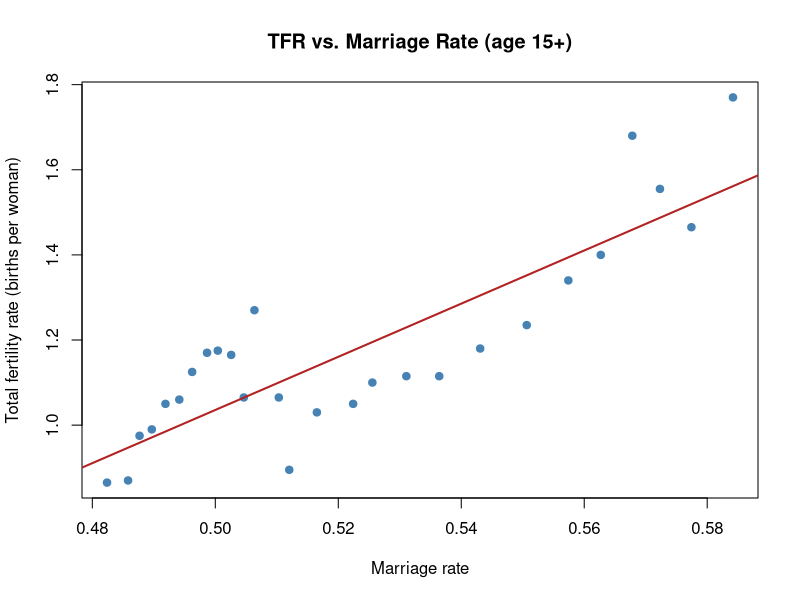
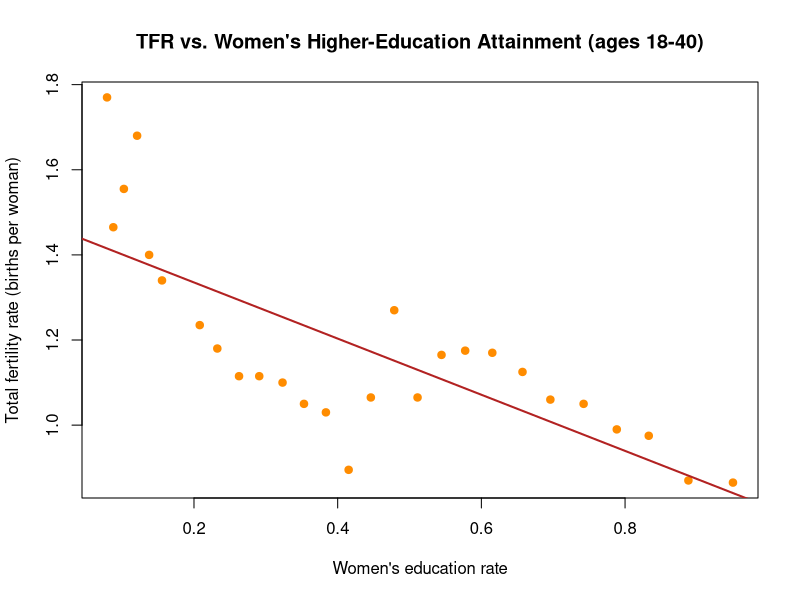
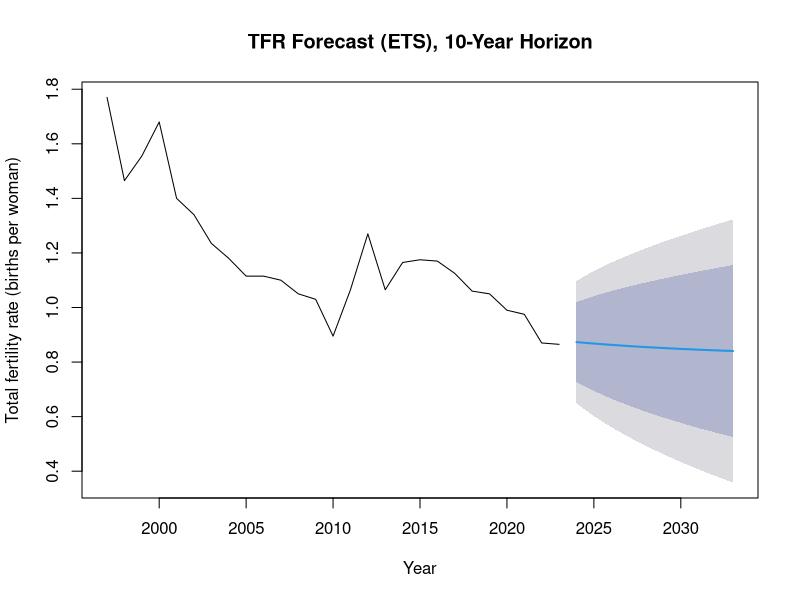
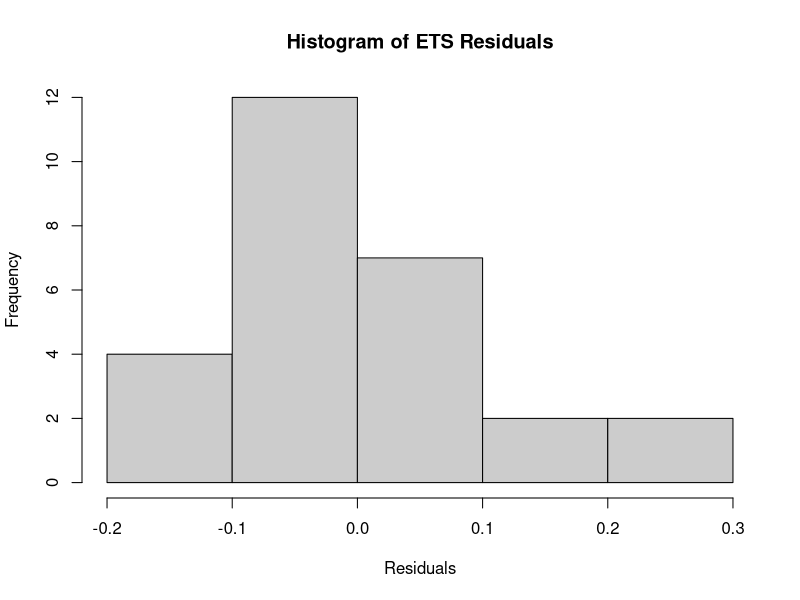
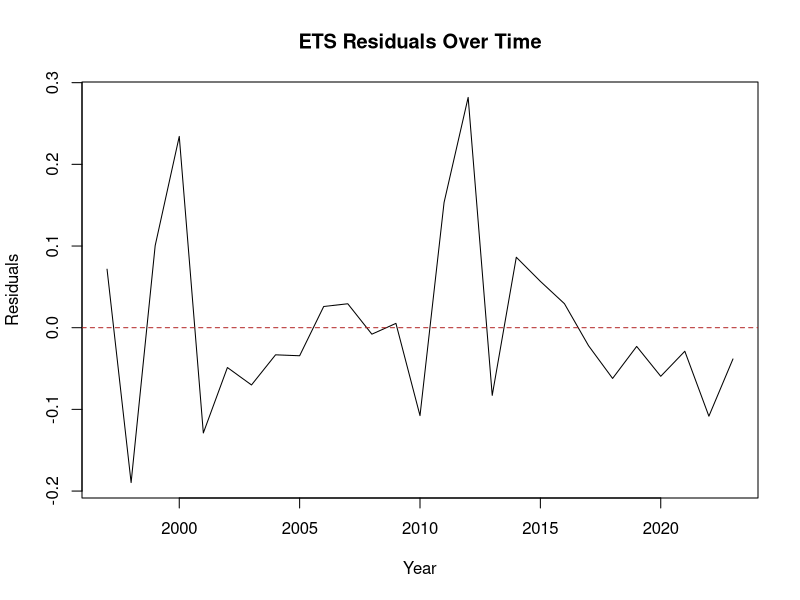

Recreate these plots in R, in order.
# ===============================
# Taiwan Fertility Rate Forecasting
# Correlation/regression analysis of marriage rate & women's education on TFR,
# plus ETS time-series forecasting of future fertility rates
# ===============================
#
# Run from the project root, e.g.:
#   Rscript analysis/taiwan_fertility_analysis.R
#
# Reads:  data/taiwan_fertility_data.csv
# Writes: outputs/*.png

# --------- 0) Setup ---------
pkg_needed <- c("forecast", "tseries")
pkg_to_install <- pkg_needed[!(pkg_needed %in% installed.packages()[,"Package"])]
if (length(pkg_to_install) > 0) install.packages(pkg_to_install, dependencies = TRUE)

library(forecast)
library(tseries)

dir.create("outputs", showWarnings = FALSE)

# --------- 1) Load Data ---------
df <- read.csv("data/taiwan_fertility_data.csv", stringsAsFactors = FALSE)
names(df) <- c("year", "marriage_rate", "edu_rate", "childbearing_age_share", "tfr")

cat("Rows x Cols:", nrow(df), "x", ncol(df), "\n")
cat("Years covered:", min(df$year), "-", max(df$year), "\n\n")

# --------- 2) Correlation & Multicollinearity Check ---------
# marriage_rate and edu_rate are both strongly related to the passage of time
# in Taiwan over this period, so a multiple regression of tfr on both together
# is unstable (multicollinearity). We check this first, then isolate each
# predictor in its own simple linear regression instead.
corr_vars <- df[, c("marriage_rate", "edu_rate", "tfr")]
corr_mat <- cor(corr_vars)
cat("== Correlation matrix ==\n")
print(round(corr_mat, 4))

r_squared_pairs <- corr_mat^2
cat("\n== Pairwise R-squared (correlation^2) ==\n")
print(round(r_squared_pairs, 4))
cat(sprintf("\nmarriage_rate vs edu_rate share R-squared of %.3f -> multicollinearity if modeled together.\n\n",
            r_squared_pairs["marriage_rate", "edu_rate"]))

# --------- 3) Simple Linear Regressions (isolated predictors) ---------
model_marriage <- lm(tfr ~ marriage_rate, data = df)
model_edu <- lm(tfr ~ edu_rate, data = df)

cat("== TFR ~ marriage_rate ==\n")
print(summary(model_marriage))

cat("\n== TFR ~ edu_rate ==\n")
print(summary(model_edu))

# EDA plot: TFR vs each predictor
png("outputs/plot_tfr_vs_marriage_rate.png", width = 900, height = 600)
plot(df$marriage_rate, df$tfr,
     main = "TFR vs. Marriage Rate (age 15+)",
     xlab = "Marriage rate", ylab = "Total fertility rate (births per woman)",
     pch = 19, col = "steelblue")
abline(model_marriage, col = "firebrick", lwd = 2)
dev.off()

png("outputs/plot_tfr_vs_edu_rate.png", width = 900, height = 600)
plot(df$edu_rate, df$tfr,
     main = "TFR vs. Women's Higher-Education Attainment (ages 18-40)",
     xlab = "Women's education rate", ylab = "Total fertility rate (births per woman)",
     pch = 19, col = "darkorange")
abline(model_edu, col = "firebrick", lwd = 2)
dev.off()

# --------- 4) Time Series Forecasting (Exponential Smoothing) ---------
tfr_ts <- ts(df$tfr, start = min(df$year), frequency = 1)

# Additive error, damped trend, no seasonality (matches the original
# course project's model selection for this series)
ets_model <- ets(tfr_ts, model = "AAN", damped = TRUE)
cat("\n== ETS model summary ==\n")
print(summary(ets_model))

mape_value <- accuracy(ets_model)["Training set", "MAPE"]
cat(sprintf("\nMAPE (training set): %.2f%%\n", mape_value))

ets_forecast <- forecast(ets_model, h = 10)
png("outputs/plot_ets_forecast.png", width = 1000, height = 650)
plot(ets_forecast, main = "TFR Forecast (ETS), 10-Year Horizon",
     xlab = "Year", ylab = "Total fertility rate (births per woman)")
dev.off()

# --------- 4b) Baseline Comparison ---------
# Benchmark the ETS model against a naive (random walk) forecast and a
# simple linear trend, so "lower error" has a stated baseline instead of
# floating on its own.
naive_model <- naive(tfr_ts)
naive_mape <- accuracy(naive_model)["Training set", "MAPE"]

lin_model <- tslm(tfr_ts ~ trend)
lin_mape <- mean(abs((tfr_ts - fitted(lin_model)) / tfr_ts)) * 100

cat("\n== Baseline comparison (training MAPE) ==\n")
cat(sprintf("ETS (damped trend):     %.2f%%\n", mape_value))
cat(sprintf("Naive (random walk):    %.2f%%\n", naive_mape))
cat(sprintf("Linear trend:           %.2f%%\n", lin_mape))
cat(sprintf("\nETS vs. naive baseline: %.1f%% lower MAPE\n", 100 * (naive_mape - mape_value) / naive_mape))
cat(sprintf("ETS vs. linear trend:   %.1f%% lower MAPE\n", 100 * (lin_mape - mape_value) / lin_mape))

# --------- 5) Residual Diagnostics ---------
resid_vals <- residuals(ets_model)

# Independence: Ljung-Box test (H0: residuals are independent)
lb_test <- Box.test(resid_vals, lag = 10, type = "Ljung-Box")
cat("\n== Ljung-Box test (residual independence) ==\n")
print(lb_test)

# Normality: Shapiro-Wilk test (H0: residuals are normally distributed)
sw_test <- shapiro.test(resid_vals)
cat("\n== Shapiro-Wilk test (residual normality) ==\n")
print(sw_test)

png("outputs/plot_residual_histogram.png", width = 900, height = 600)
hist(resid_vals, main = "Histogram of ETS Residuals", xlab = "Residuals", col = "grey80")
dev.off()

# Constant variance: residuals over time
png("outputs/plot_residuals_over_time.png", width = 900, height = 600)
plot(resid_vals, type = "l", main = "ETS Residuals Over Time",
     xlab = "Year", ylab = "Residuals")
abline(h = 0, col = "firebrick", lty = 2)
dev.off()

cat("\nAll done. Figures saved to outputs/.\n")
